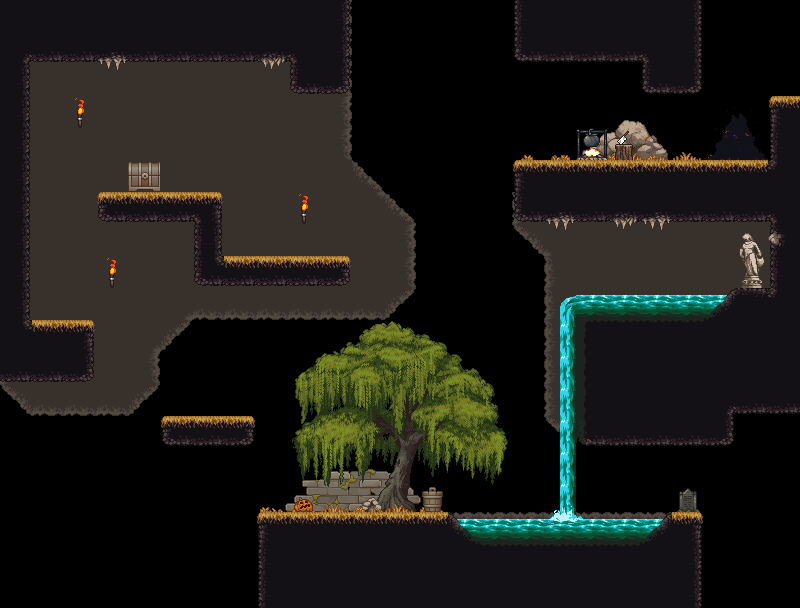

Below is a game level as drawn by its tile map, then a one-line description and the .tmx that defines it (tile-layer data replaced by summaries):
An orthogonal 25x19 tile map with 32x32 px tiles, 6 tile layers (back, ground, decor, decor 2, ...), 21 tilesets and 19 objects.

<map version="1.10" tiledversion="1.12.2" orientation="orthogonal" renderorder="right-down" width="25" height="19" tilewidth="32" tileheight="32" infinite="0" nextlayerid="13" nextobjectid="72">
 <editorsettings>
  <export target="room7.lua" format="lua" />
 </editorsettings>
 <tileset firstgid="1" name="Floor Tiles2" tilewidth="32" tileheight="32" tilecount="162" columns="9">
  <image source="../assets/tilesets/Floor Tiles2.png" width="288" height="576" />
 </tileset>
 <tileset firstgid="163" name="Other Tiles2" tilewidth="32" tileheight="32" tilecount="63" columns="9">
  <image source="../assets/tilesets/Other Tiles2.png" width="288" height="224" />
 </tileset>
 <tileset firstgid="226" name="ground" tilewidth="32" tileheight="32" tilecount="64" columns="8">
  <image source="../assets/tilesets/ground.png" width="256" height="256" />
 </tileset>
 <tileset firstgid="290" name="TX Tileset Ground" tilewidth="32" tileheight="32" tilecount="256" columns="16">
  <image source="../assets/tilesets/TX Tileset Ground.png" width="512" height="512" />
 </tileset>
 <tileset firstgid="546" name="TX Village Props" tilewidth="32" tileheight="32" tilecount="1024" columns="32">
  <image source="../assets/tilesets/TX Village Props.png" width="1024" height="1024" />
 </tileset>
 <tileset firstgid="1570" name="env_objects" tilewidth="32" tileheight="32" tilecount="256" columns="16">
  <image source="../assets/tilesets/env_objects.png" width="512" height="512" />
 </tileset>
 <tileset firstgid="1826" name="walls" tilewidth="32" tileheight="32" tilecount="256" columns="16">
  <image source="../assets/tilesets/walls.png" width="512" height="512" />
 </tileset>
 <tileset firstgid="2082" name="GandalfHardcore Animated Water Tiles" tilewidth="32" tileheight="32" tilecount="220" columns="20">
  <image source="../assets/tilesets/GandalfHardcore Animated Water Tiles.png" width="640" height="352" />
  <tile id="0">
   <animation>
    <frame tileid="0" duration="100" />
    <frame tileid="1" duration="100" />
    <frame tileid="2" duration="100" />
    <frame tileid="3" duration="100" />
    <frame tileid="4" duration="100" />
    <frame tileid="5" duration="100" />
    <frame tileid="6" duration="100" />
    <frame tileid="7" duration="100" />
    <frame tileid="8" duration="100" />
    <frame tileid="9" duration="100" />
    <frame tileid="10" duration="100" />
    <frame tileid="11" duration="100" />
    <frame tileid="12" duration="100" />
    <frame tileid="13" duration="100" />
    <frame tileid="14" duration="100" />
    <frame tileid="15" duration="100" />
    <frame tileid="16" duration="100" />
    <frame tileid="17" duration="100" />
    <frame tileid="18" duration="100" />
    <frame tileid="19" duration="100" />
   </animation>
  </tile>
  <tile id="20">
   <animation>
    <frame tileid="20" duration="100" />
    <frame tileid="21" duration="100" />
    <frame tileid="22" duration="100" />
    <frame tileid="23" duration="100" />
    <frame tileid="24" duration="100" />
    <frame tileid="25" duration="100" />
    <frame tileid="26" duration="100" />
    <frame tileid="27" duration="100" />
    <frame tileid="28" duration="100" />
    <frame tileid="29" duration="100" />
    <frame tileid="30" duration="100" />
    <frame tileid="31" duration="100" />
    <frame tileid="32" duration="100" />
    <frame tileid="33" duration="100" />
    <frame tileid="34" duration="100" />
    <frame tileid="35" duration="100" />
    <frame tileid="36" duration="100" />
    <frame tileid="37" duration="100" />
    <frame tileid="38" duration="100" />
    <frame tileid="39" duration="100" />
   </animation>
  </tile>
  <tile id="40">
   <animation>
    <frame tileid="40" duration="100" />
    <frame tileid="41" duration="100" />
    <frame tileid="42" duration="100" />
    <frame tileid="43" duration="100" />
    <frame tileid="44" duration="100" />
    <frame tileid="45" duration="100" />
    <frame tileid="46" duration="100" />
    <frame tileid="47" duration="100" />
    <frame tileid="48" duration="100" />
    <frame tileid="49" duration="100" />
    <frame tileid="50" duration="100" />
    <frame tileid="51" duration="100" />
    <frame tileid="52" duration="100" />
    <frame tileid="53" duration="100" />
    <frame tileid="54" duration="100" />
    <frame tileid="55" duration="100" />
    <frame tileid="56" duration="100" />
    <frame tileid="57" duration="100" />
    <frame tileid="58" duration="100" />
    <frame tileid="59" duration="100" />
   </animation>
  </tile>
  <tile id="60">
   <animation>
    <frame tileid="60" duration="100" />
    <frame tileid="61" duration="100" />
    <frame tileid="62" duration="100" />
    <frame tileid="63" duration="100" />
    <frame tileid="64" duration="100" />
    <frame tileid="65" duration="100" />
    <frame tileid="66" duration="100" />
    <frame tileid="67" duration="100" />
    <frame tileid="68" duration="100" />
    <frame tileid="69" duration="100" />
    <frame tileid="70" duration="100" />
    <frame tileid="71" duration="100" />
    <frame tileid="72" duration="100" />
    <frame tileid="73" duration="100" />
    <frame tileid="74" duration="100" />
    <frame tileid="75" duration="100" />
    <frame tileid="76" duration="100" />
    <frame tileid="77" duration="100" />
    <frame tileid="78" duration="100" />
    <frame tileid="79" duration="100" />
   </animation>
  </tile>
  <tile id="80">
   <animation>
    <frame tileid="80" duration="100" />
    <frame tileid="81" duration="100" />
    <frame tileid="82" duration="100" />
    <frame tileid="83" duration="100" />
    <frame tileid="84" duration="100" />
    <frame tileid="85" duration="100" />
    <frame tileid="86" duration="100" />
    <frame tileid="87" duration="100" />
    <frame tileid="88" duration="100" />
    <frame tileid="89" duration="100" />
    <frame tileid="90" duration="100" />
    <frame tileid="91" duration="100" />
    <frame tileid="92" duration="100" />
    <frame tileid="93" duration="100" />
    <frame tileid="94" duration="100" />
    <frame tileid="95" duration="100" />
    <frame tileid="96" duration="100" />
    <frame tileid="97" duration="100" />
    <frame tileid="98" duration="100" />
    <frame tileid="99" duration="100" />
   </animation>
  </tile>
  <tile id="100">
   <animation>
    <frame tileid="100" duration="100" />
    <frame tileid="101" duration="100" />
    <frame tileid="102" duration="100" />
    <frame tileid="103" duration="100" />
    <frame tileid="104" duration="100" />
    <frame tileid="105" duration="100" />
    <frame tileid="106" duration="100" />
    <frame tileid="107" duration="100" />
    <frame tileid="108" duration="100" />
    <frame tileid="109" duration="100" />
    <frame tileid="110" duration="100" />
    <frame tileid="111" duration="100" />
    <frame tileid="112" duration="100" />
    <frame tileid="113" duration="100" />
    <frame tileid="114" duration="100" />
    <frame tileid="115" duration="100" />
    <frame tileid="116" duration="100" />
    <frame tileid="117" duration="100" />
    <frame tileid="118" duration="100" />
    <frame tileid="119" duration="100" />
   </animation>
  </tile>
  <tile id="120">
   <animation>
    <frame tileid="120" duration="100" />
    <frame tileid="121" duration="100" />
    <frame tileid="122" duration="100" />
    <frame tileid="123" duration="100" />
    <frame tileid="124" duration="100" />
    <frame tileid="125" duration="100" />
    <frame tileid="126" duration="100" />
    <frame tileid="127" duration="100" />
    <frame tileid="128" duration="100" />
    <frame tileid="129" duration="100" />
    <frame tileid="130" duration="100" />
    <frame tileid="132" duration="100" />
    <frame tileid="133" duration="100" />
    <frame tileid="134" duration="100" />
    <frame tileid="135" duration="100" />
    <frame tileid="136" duration="100" />
    <frame tileid="137" duration="100" />
    <frame tileid="138" duration="100" />
    <frame tileid="139" duration="100" />
   </animation>
  </tile>
  <tile id="140">
   <animation>
    <frame tileid="140" duration="100" />
    <frame tileid="141" duration="100" />
    <frame tileid="142" duration="100" />
    <frame tileid="143" duration="100" />
    <frame tileid="144" duration="100" />
    <frame tileid="145" duration="100" />
    <frame tileid="146" duration="100" />
    <frame tileid="147" duration="100" />
    <frame tileid="148" duration="100" />
    <frame tileid="149" duration="100" />
    <frame tileid="150" duration="100" />
    <frame tileid="151" duration="100" />
    <frame tileid="152" duration="100" />
    <frame tileid="153" duration="100" />
    <frame tileid="154" duration="100" />
    <frame tileid="155" duration="100" />
    <frame tileid="156" duration="100" />
    <frame tileid="157" duration="100" />
    <frame tileid="158" duration="100" />
    <frame tileid="159" duration="100" />
   </animation>
  </tile>
 </tileset>
 <tileset firstgid="2302" name="GandalfHardcore Water Tiles sheet" tilewidth="32" tileheight="32" tilecount="30" columns="5">
  <image source="../assets/tilesets/GandalfHardcore Water Tiles sheet.png" width="160" height="192" />
 </tileset>
 <tileset firstgid="2332" name="BG Dirt1" tilewidth="32" tileheight="32" tilecount="24" columns="6">
  <image source="../assets/tilesets/BG Dirt1.png" width="192" height="128" />
 </tileset>
 <tileset firstgid="2356" name="Pixel Art Furnace and Sawmill" tilewidth="32" tileheight="32" tilecount="48" columns="12">
  <image source="../assets/tilesets/Pixel Art Furnace and Sawmill.png" width="384" height="128" />
 </tileset>
 <tileset firstgid="2404" name="Angel Statue" tilewidth="32" tileheight="32" tilecount="4" columns="2">
  <image source="../assets/tilesets/Angel Statue.png" width="64" height="64" />
 </tileset>
 <tileset firstgid="2408" name="Decor" tilewidth="32" tileheight="32" tilecount="221" columns="13">
  <image source="../assets/tilesets/Decor.png" width="416" height="544" />
 </tileset>
 <tileset firstgid="2629" name="Torch" tilewidth="32" tileheight="32" tilecount="24" columns="6">
  <image source="../assets/tilesets/Torch.png" width="192" height="128" />
  <tile id="12">
   <animation>
    <frame tileid="12" duration="100" />
    <frame tileid="13" duration="100" />
    <frame tileid="14" duration="100" />
    <frame tileid="15" duration="100" />
    <frame tileid="16" duration="100" />
    <frame tileid="17" duration="100" />
   </animation>
  </tile>
 </tileset>
 <tileset firstgid="2653" name="GandalfHardcore Portal sheet" tilewidth="32" tileheight="32" tilecount="40" columns="20">
  <image source="../assets/tilesets/GandalfHardcore Portal sheet.png" width="640" height="64" />
 </tileset>
 <tileset firstgid="2693" name="Campfire with food sheet" tilewidth="32" tileheight="32" tilecount="40" columns="5">
  <image source="../assets/tilesets/Campfire with food sheet.png" width="160" height="256" />
  <tile id="0">
   <animation>
    <frame tileid="0" duration="100" />
    <frame tileid="1" duration="100" />
    <frame tileid="2" duration="100" />
    <frame tileid="3" duration="100" />
    <frame tileid="4" duration="100" />
    <frame tileid="5" duration="100" />
    <frame tileid="6" duration="100" />
    <frame tileid="7" duration="100" />
    <frame tileid="8" duration="100" />
    <frame tileid="9" duration="100" />
    <frame tileid="10" duration="100" />
    <frame tileid="11" duration="100" />
    <frame tileid="12" duration="100" />
    <frame tileid="13" duration="100" />
    <frame tileid="14" duration="100" />
   </animation>
  </tile>
 </tileset>
 <tileset firstgid="2733" name="Weeping Willow1" tilewidth="32" tileheight="32" tilecount="42" columns="7">
  <image source="../assets/tilesets/Weeping Willow1.png" width="224" height="192" />
 </tileset>
 <tileset firstgid="2775" name="Tree2" tilewidth="32" tileheight="32" tilecount="48" columns="8">
  <image source="../assets/tilesets/Tree2.png" width="256" height="208" />
 </tileset>
 <tileset firstgid="2823" name="Flowering Tree" tilewidth="32" tileheight="32" tilecount="9" columns="3">
  <image source="../assets/tilesets/Flowering Tree.png" width="96" height="112" />
 </tileset>
 <tileset firstgid="2832" name="Garden Decorations" tilewidth="32" tileheight="32" tilecount="28" columns="7">
  <image source="../assets/tilesets/Garden Decorations.png" width="224" height="128" />
 </tileset>
 <tileset firstgid="2860" name="GandalfHardcore Portal sheet" tilewidth="32" tileheight="32" tilecount="40" columns="20">
  <image source="../assets/tilesets/GandalfHardcore Portal sheet.png" width="640" height="64" />
  <tile id="0">
   <animation>
    <frame tileid="0" duration="100" />
    <frame tileid="2" duration="100" />
    <frame tileid="4" duration="100" />
    <frame tileid="6" duration="100" />
    <frame tileid="8" duration="100" />
    <frame tileid="10" duration="100" />
    <frame tileid="12" duration="100" />
    <frame tileid="14" duration="100" />
    <frame tileid="16" duration="100" />
    <frame tileid="18" duration="100" />
   </animation>
  </tile>
  <tile id="1">
   <animation>
    <frame tileid="1" duration="100" />
    <frame tileid="3" duration="100" />
    <frame tileid="5" duration="100" />
    <frame tileid="7" duration="100" />
    <frame tileid="9" duration="100" />
    <frame tileid="11" duration="100" />
    <frame tileid="13" duration="100" />
    <frame tileid="15" duration="100" />
    <frame tileid="17" duration="100" />
    <frame tileid="19" duration="100" />
   </animation>
  </tile>
  <tile id="20">
   <animation>
    <frame tileid="20" duration="100" />
    <frame tileid="22" duration="100" />
    <frame tileid="24" duration="100" />
    <frame tileid="26" duration="100" />
    <frame tileid="28" duration="100" />
    <frame tileid="30" duration="100" />
    <frame tileid="32" duration="100" />
    <frame tileid="34" duration="100" />
    <frame tileid="36" duration="100" />
    <frame tileid="38" duration="100" />
   </animation>
  </tile>
  <tile id="21">
   <animation>
    <frame tileid="21" duration="100" />
    <frame tileid="23" duration="100" />
    <frame tileid="25" duration="100" />
    <frame tileid="27" duration="100" />
    <frame tileid="29" duration="100" />
    <frame tileid="31" duration="100" />
    <frame tileid="33" duration="100" />
    <frame tileid="35" duration="100" />
    <frame tileid="37" duration="100" />
    <frame tileid="39" duration="100" />
   </animation>
  </tile>
 </tileset>
 <layer id="7" name="back" width="25" height="19">
  <data>[475 cells, 181 non-empty, 23 distinct tile ids]</data>
 </layer>
 <layer id="1" name="ground" width="25" height="19">
  <data>[475 cells, 177 non-empty, 54 distinct tile ids]</data>
 </layer>
 <layer id="8" name="decor" width="25" height="19">
  <data>[475 cells, 52 non-empty, 49 distinct tile ids]</data>
 </layer>
 <layer id="9" name="decor 2" width="25" height="19">
  <data>[475 cells, 7 non-empty, 7 distinct tile ids]</data>
 </layer>
 <layer id="10" name="Tile Layer 5" width="25" height="19">
  <data>[475 cells, 8 non-empty, 6 distinct tile ids]</data>
 </layer>
 <layer id="11" name="Tile Layer 6" width="25" height="19">
  <data>[475 cells, 7 non-empty, 7 distinct tile ids]</data>
 </layer>
 <objectgroup id="12" name="portal" visible="0">
  <object id="71" x="740" y="115" width="19.6667" height="44.6667" />
 </objectgroup>
 <objectgroup id="3" name="Collisions" visible="0">
  <object id="45" x="257" y="512.417" width="202.083" height="95.5833" />
  <object id="46" x="160" y="416.5" width="96" height="31" />
  <object id="47" x="512.667" y="160.667" width="288" height="58" />
  <object id="48" x="768" y="96.6667" width="32.6667" height="94.6667" />
  <object id="49" x="-0.666667" y="319.333" width="96.6667" height="32" />
  <object id="51" x="0.125" y="0" width="31.625" height="351.625" />
  <object id="52" x="95.6667" y="192.303" width="127.667" height="31.3636" />
  <object id="53" x="192.333" y="195.364" width="31.6667" height="92.3031" />
  <object id="54" x="192.333" y="256" width="159" height="31.6667" />
  <object id="55" x="0.5" y="0.5" width="351.5" height="63" />
  <object id="56" x="288" y="0" width="63.5" height="96" />
  <object id="57" x="640.666" y="0.333333" width="62.3334" height="93.3333" />
  <object id="58" x="511.667" y="0.333333" width="190.667" height="63.6667" />
  <object id="63" x="659.583" y="512.667" width="42.0833" height="93.6667" />
  <object id="61" x="444.333" y="538.667" width="257.333" height="69" />
  <object id="64" x="580.5" y="318.5" width="147" height="121.5" />
  <object id="65" x="728" y="289.5" width="70.5" height="121.5" />
  <object id="67" x="770" y="211.5" width="30" height="82" />
 </objectgroup>
</map>
